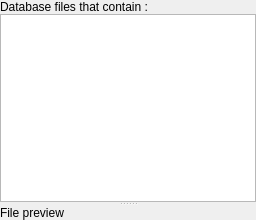
            <widget class="QWidget" name="ContentTab_3">
             <attribute name="title">
              <string>Entry dependencies</string>
             </attribute>
             <layout class="QGridLayout" name="gridLayout_40">
              <property name="leftMargin">
               <number>0</number>
              </property>
              <property name="topMargin">
               <number>0</number>
              </property>
              <property name="rightMargin">
               <number>0</number>
              </property>
              <property name="bottomMargin">
               <number>0</number>
              </property>
              <property name="spacing">
               <number>0</number>
              </property>
              <item row="0" column="0">
               <widget class="MiniSplitter" name="splitter_18">
                <property name="orientation">
                 <enum>Qt::Vertical</enum>
                </property>
                <widget class="QWidget" name="layoutWidget_7">
                 <layout class="QVBoxLayout" name="verticalLayout_26">
                  <property name="spacing">
                   <number>0</number>
                  </property>
                  <item>
                   <widget class="QLabel" name="CommandLabel_2">
                    <property name="text">
                     <string>Database files that contain : </string>
                    </property>
                   </widget>
                  </item>
                  <item>
                   <widget class="QTableView" name="DatabaseFiles_per_BibEntry_2">
                    <property name="alternatingRowColors">
                     <bool>true</bool>
                    </property>
                    <property name="selectionMode">
                     <enum>QAbstractItemView::SingleSelection</enum>
                    </property>
                    <property name="selectionBehavior">
                     <enum>QAbstractItemView::SelectRows</enum>
                    </property>
                    <property name="horizontalScrollMode">
                     <enum>QAbstractItemView::ScrollPerPixel</enum>
                    </property>
                   </widget>
                  </item>
                 </layout>
                </widget>
                <widget class="QWidget" name="verticalLayoutWidget_2">
                 <layout class="QVBoxLayout" name="verticalLayout_27">
                  <property name="spacing">
                   <number>0</number>
                  </property>
                  <item>
                   <widget class="QLabel" name="CitationsLabel_4">
                    <property name="text">
                     <string>File preview</string>
                    </property>
                   </widget>
                  </item>
                 </layout>
                </widget>
               </widget>
              </item>
             </layout>
            </widget>
